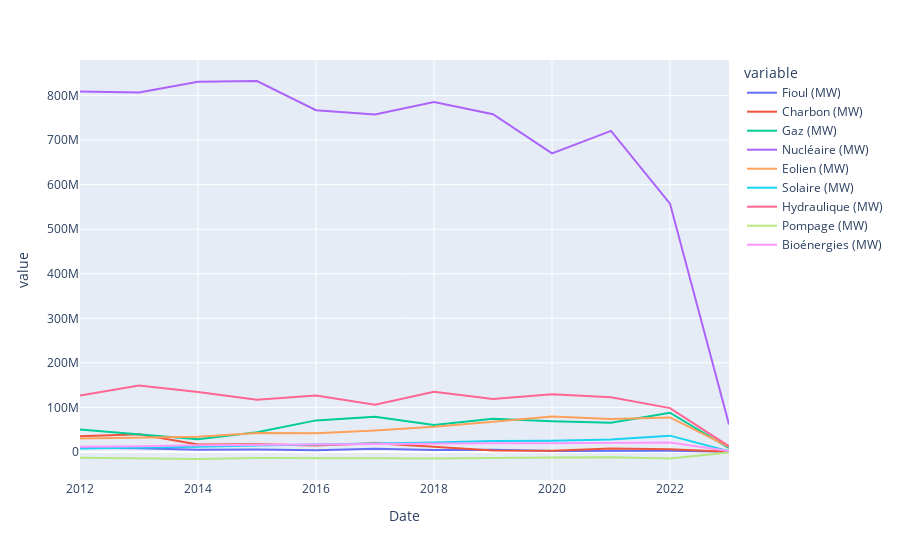

Write notebook code for a chart like this one.
### Markdown cell above
## 2-Graph évolution des consommations annuelles par types entre 2012 et 2023

### Code cell
serie2 = df2.drop(columns='Consommation (MW)', errors='ignore')
fig = px.line(serie2)
fig.show()

### Figure 1 — Plotly figure (JSON) as saved in the notebook; plotly's stock layout.template omitted (floating-point values rounded to 4 significant figures)
{"data": [{"hovertemplate": "variable=Fioul (MW)<br>Date=%{x}<br>value=%{y}<extra></extra>", "legendgroup": "Fioul (MW)", "line": {"color": "#636efa", "dash": "solid"}, "marker": {"symbol": "circle"}, "mode": "lines", "name": "Fioul (MW)", "orientation": "v", "showlegend": true, "type": "scatter", "x": [2012, 2013, 2014, 2015, 2016, 2017, 2018, 2019, 2020, 2021, 2022, 2023], "xaxis": "x", "y": [9088373, 7952495, 4769980, 5308299, 3445115, 6957096, 4108986, 4788237, 1854349, 1940728, 2266592, 210835], "yaxis": "y"}, {"hovertemplate": "variable=Charbon (MW)<br>Date=%{x}<br>value=%{y}<extra></extra>", "legendgroup": "Charbon (MW)", "line": {"color": "#EF553B", "dash": "solid"}, "marker": {"symbol": "circle"}, "mode": "lines", "name": "Charbon (MW)", "orientation": "v", "showlegend": true, "type": "scatter", "x": [2012, 2013, 2014, 2015, 2016, 2017, 2018, 2019, 2020, 2021, 2022, 2023], "xaxis": "x", "y": [34891605, 39451723, 16631540, 17219879, 14604401, 19470486, 11498326, 3109260, 2725936, 7652952, 5731798, 448584], "yaxis": "y"}, {"hovertemplate": "variable=Gaz (MW)<br>Date=%{x}<br>value=%{y}<extra></extra>", "legendgroup": "Gaz (MW)", "line": {"color": "#00cc96", "dash": "solid"}, "marker": {"symbol": "circle"}, "mode": "lines", "name": "Gaz (MW)", "orientation": "v", "showlegend": true, "type": "scatter", "x": [2012, 2013, 2014, 2015, 2016, 2017, 2018, 2019, 2020, 2021, 2022, 2023], "xaxis": "x", "y": [50079518, 39994420, 28518780, 44187124, 70736978, 79081690, 60383860, 74259557, 68936934, 65640084, 87912106, 8549021], "yaxis": "y"}, {"hovertemplate": "variable=Nucléaire (MW)<br>Date=%{x}<br>value=%{y}<extra></extra>", "legendgroup": "Nucléaire (MW)", "line": {"color": "#ab63fa", "dash": "solid"}, "marker": {"symbol": "circle"}, "mode": "lines", "name": "Nucléaire (MW)", "orientation": "v", "showlegend": true, "type": "scatter", "x": [2012, 2013, 2014, 2015, 2016, 2017, 2018, 2019, 2020, 2021, 2022, 2023], "xaxis": "x", "y": [809108717, 806938984, 831008762, 832908695, 767408494, 757772477, 785966946, 758459434, 670416040, 721027341, 557609170, 61494347], "yaxis": "y"}, {"hovertemplate": "variable=Eolien (MW)<br>Date=%{x}<br>value=%{y}<extra></extra>", "legendgroup": "Eolien (MW)", "line": {"color": "#FFA15A", "dash": "solid"}, "marker": {"symbol": "circle"}, "mode": "lines", "name": "Eolien (MW)", "orientation": "v", "showlegend": true, "type": "scatter", "x": [2012, 2013, 2014, 2015, 2016, 2017, 2018, 2019, 2020, 2021, 2022, 2023], "xaxis": "x", "y": [29805428, 31824677, 34117949, 42188536, 41835785, 48195150, 56261758, 67632131, 79400566, 73739719, 77270336, 11322990], "yaxis": "y"}, {"hovertemplate": "variable=Solaire (MW)<br>Date=%{x}<br>value=%{y}<extra></extra>", "legendgroup": "Solaire (MW)", "line": {"color": "#19d3f3", "dash": "solid"}, "marker": {"symbol": "circle"}, "mode": "lines", "name": "Solaire (MW)", "orientation": "v", "showlegend": true, "type": "scatter", "x": [2012, 2013, 2014, 2015, 2016, 2017, 2018, 2019, 2020, 2021, 2022, 2023], "xaxis": "x", "y": [7565621, 9093014, 11637814, 14572667, 16521641, 17987318, 21165605, 24204342, 24918040, 27944713, 36480807, 1208953], "yaxis": "y"}, {"hovertemplate": "variable=Hydraulique (MW)<br>Date=%{x}<br>value=%{y}<extra></extra>", "legendgroup": "Hydraulique (MW)", "line": {"color": "#FF6692", "dash": "solid"}, "marker": {"symbol": "circle"}, "mode": "lines", "name": "Hydraulique (MW)", "orientation": "v", "showlegend": true, "type": "scatter", "x": [2012, 2013, 2014, 2015, 2016, 2017, 2018, 2019, 2020, 2021, 2022, 2023], "xaxis": "x", "y": [126722973, 149300789, 134720518, 117043359, 126719133, 106027366, 134819841, 119004278, 129612512, 122641891, 98279257, 12539980], "yaxis": "y"}, {"hovertemplate": "variable=Pompage (MW)<br>Date=%{x}<br>value=%{y}<extra></extra>", "legendgroup": "Pompage (MW)", "line": {"color": "#B6E880", "dash": "solid"}, "marker": {"symbol": "circle"}, "mode": "lines", "name": "Pompage (MW)", "orientation": "v", "showlegend": true, "type": "scatter", "x": [2012, 2013, 2014, 2015, 2016, 2017, 2018, 2019, 2020, 2021, 2022, 2023], "xaxis": "x", "y": [-13419587, -14390347, -15986584, -13783699, -13504328, -14321077, -14800239, -12866489, -12527374, -11964576, -14874812, -1375741], "yaxis": "y"}, {"hovertemplate": "variable=Bioénergies (MW)<br>Date=%{x}<br>value=%{y}<extra></extra>", "legendgroup": "Bioénergies (MW)", "line": {"color": "#FF97FF", "dash": "solid"}, "marker": {"symbol": "circle"}, "mode": "lines", "name": "Bioénergies (MW)", "orientation": "v", "showlegend": true, "type": "scatter", "x": [2012, 2013, 2014, 2015, 2016, 2017, 2018, 2019, 2020, 2021, 2022, 2023], "xaxis": "x", "y": [11672916, 12403659, 15020066, 15832626, 17422730, 18877255, 19091965, 19321412, 19357374, 19943103, 21108303, 1752787], "yaxis": "y"}], "layout": {"autosize": true, "legend": {"title": {"text": "variable"}, "tracegroupgap": 0}, "margin": {"t": 60}, "xaxis": {"anchor": "y", "autorange": true, "domain": [0, 1], "range": [2012, 2023], "title": {"text": "Date"}, "type": "linear"}, "yaxis": {"anchor": "x", "autorange": true, "domain": [0, 1], "range": [-63150000.0, 880100000.0], "title": {"text": "value"}, "type": "linear"}}}
